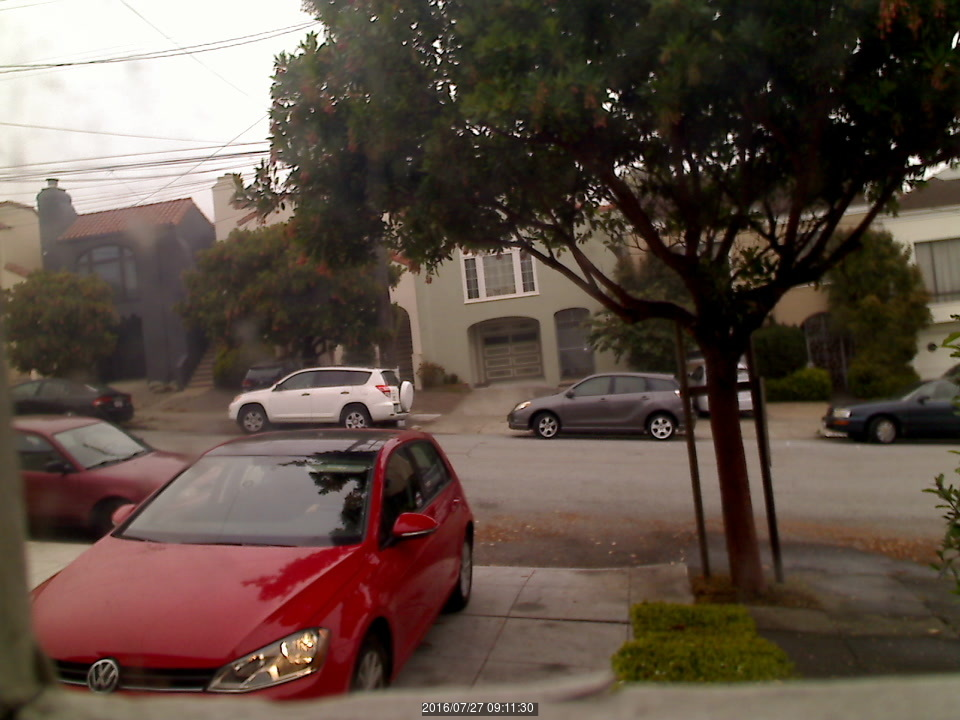
//> input picture opencv/pic_a.jpeg, 960 x 720 px
$ ./surf_matcher -l=pic_a.jpeg -r=pic_b.jpeg -o=pic_b.jpeg   (built with g++ and OpenCV 4)
//> lines starting //> are read from the running program, lines starting //| are printed output that depends on the picture
#include <iostream>
#include <stdio.h>
#include "opencv2/core.hpp"
#include "opencv2/core/utility.hpp"
#include "opencv2/core/ocl.hpp"
#include "opencv2/imgcodecs.hpp"
#include "opencv2/highgui.hpp"
#include "opencv2/features2d.hpp"
#include "opencv2/calib3d.hpp"
#include "opencv2/imgproc.hpp"
#include "opencv2/xfeatures2d.hpp"

using namespace cv;
using namespace cv::xfeatures2d;

const int LOOP_NUM = 10;
const int GOOD_PTS_MAX = 50;
const float GOOD_PORTION = 0.15f;

int64 work_begin = 0;
int64 work_end = 0;

// [14 lines left out: functions workBegin, workEnd, getTime, not called in this run]

struct SURFDetector
{
    Ptr<Feature2D> surf;
    SURFDetector(double hessian = 800.0)
    {
        surf = SURF::create(hessian);
    }
    template<class T>
    void operator()(const T& in, const T& mask, std::vector<cv::KeyPoint>& pts, T& descriptors, bool useProvided = false)
    {
        surf->detectAndCompute(in, mask, pts, descriptors, useProvided);
    }
};

template<class KPMatcher>
struct SURFMatcher
{
    KPMatcher matcher;
    template<class T>
    // [4 lines left out: function match, not called in this run]
};

// [70 lines left out: function drawGoodMatches, not called in this run]

////////////////////////////////////////////////////
// This program demonstrates the usage of SURF_OCL.
// use cpu findHomography interface to calculate the transformation matrix
int main(int argc, char* argv[])
{
    const char* keys =
        "{ h help     | false            | print help message  }"
        "{ l left     | box.png          | specify left image  }"
        "{ r right    | box_in_scene.png | specify right image }"
        "{ o output   | SURF_output.jpg  | specify output save path }"
        "{ m cpu_mode | false            | run without OpenCL }";

    CommandLineParser cmd(argc, argv, keys);
    if (cmd.get<bool>("help"))
    {
        std::cout << "Usage: surf_matcher [options]" << std::endl;
        std::cout << "Available options:" << std::endl;
        cmd.printMessage();
        return EXIT_SUCCESS;
    }
    if (cmd.has("cpu_mode"))
    {
        ocl::setUseOpenCL(false);
        std::cout << "OpenCL was disabled" << std::endl;
    }

    UMat img1, img2;

    std::string outpath = cmd.get<std::string>("o");

    std::string leftName = cmd.get<std::string>("l");
    imread(leftName, IMREAD_GRAYSCALE).copyTo(img1);
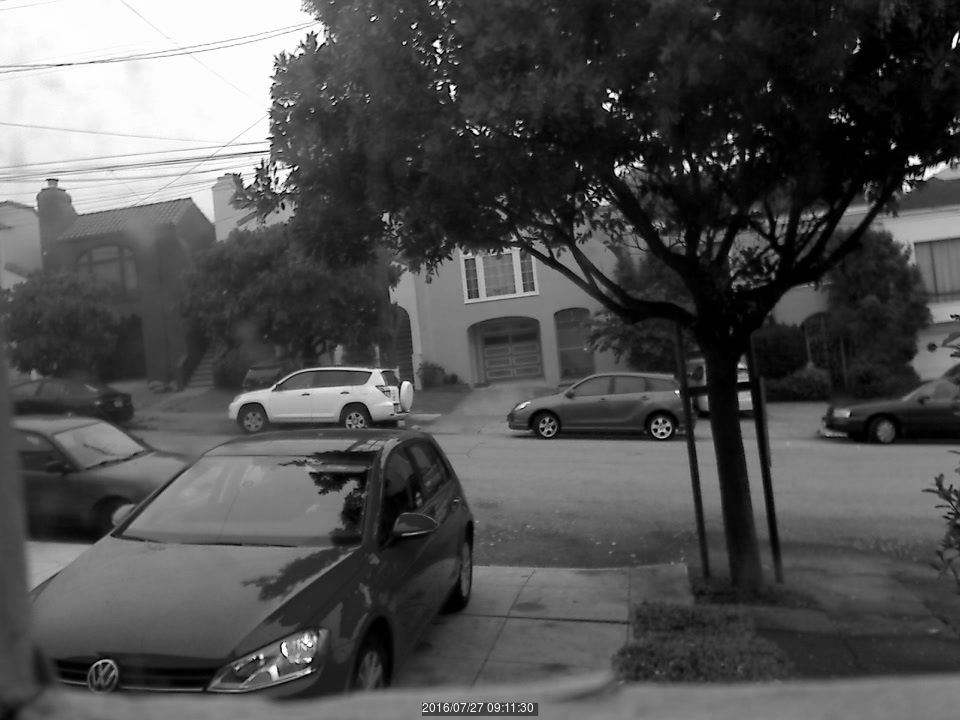
//> img1: 720 rows x 960 cols, CV_8UC1; min 0, max 255, mean 81.4
    if(img1.empty())
    {
        std::cout << "Couldn't load " << leftName << std::endl;
        cmd.printMessage();
        return EXIT_FAILURE;
    }

    std::string rightName = cmd.get<std::string>("r");
    imread(rightName, IMREAD_GRAYSCALE).copyTo(img2);
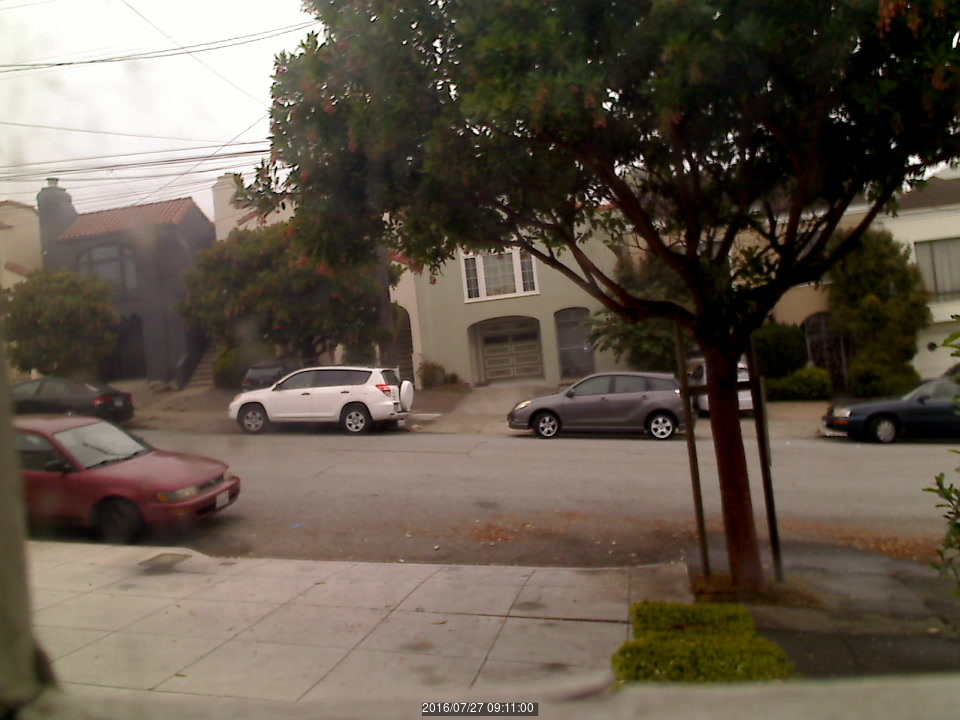
//> input picture opencv/pic_b.jpeg, 960 x 720 px
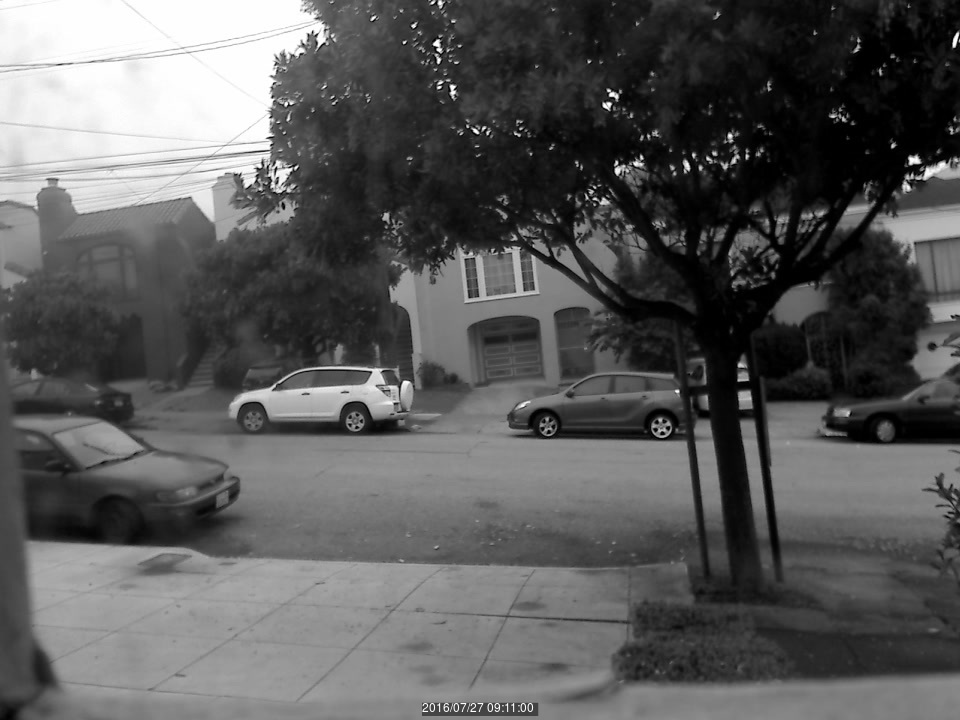
//> img2: 720 rows x 960 cols, CV_8UC1; min 0, max 255, mean 90.6
    if(img2.empty())
    {
        std::cout << "Couldn't load " << rightName << std::endl;
        cmd.printMessage();
        return EXIT_FAILURE;
    }

    double surf_time = 0.;

    //declare input/output
    std::vector<KeyPoint> keypoints1, keypoints2;
    std::vector<DMatch> matches;

    UMat _descriptors1, _descriptors2;
    Mat descriptors1 = _descriptors1.getMat(ACCESS_RW),
        descriptors2 = _descriptors2.getMat(ACCESS_RW);

    //instantiate detectors/matchers
    SURFDetector surf;
//> (the run ends here: the program stops with an error, at `surf = SURF::create(hessian);`)
